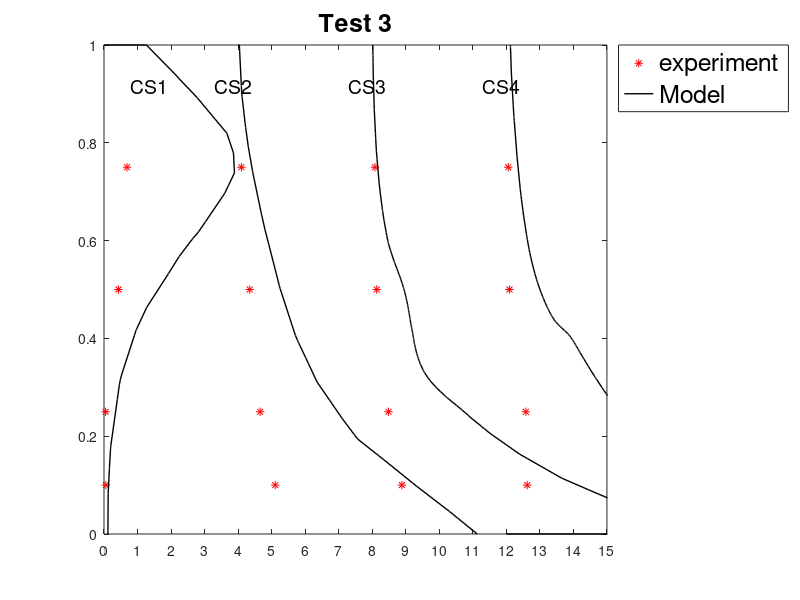

Write the MATLAB code that produced this figure. (Note: this script raises an error after producing the figure.)
% Load experimental data
data = csvread('Test3Q175C5000_norm.csv', 1, 0); % Skip the header row
y_D = data(:, 1);     %col 1
U_data = data(:,2:5); %col 2 to 5

% Load CFD data_1
dataCFD = csvread('CFDconc_Test3_Norm.csv', 1, 0); % Skip the header row
y_D_CFD = dataCFD(:, 1:4);     %col 1
U_data_CFD = dataCFD(:,5:8); %col 2 to 5

% Load CFD data_2
%dataCFD2 = csvread('CFDconc_Test3_Norm.csv', 1, 0); % Skip the header row
%y_D_CFD2 = dataCFD2(:, 1:4);     %col 1
%U_data_CFD2 = dataCFD2(:,5:8); %col 2 to 5

% Load CFD data_3
%dataCFD3 = csvread('CFDconc_Test3_Norm.csv', 1, 0); % Skip the header row
%y_D_CFD3 = dataCFD3(:, 1:4);     %col 1
%U_data_CFD3 = dataCFD3(:,5:8); %col 2 to 5

% Prepare and plot the data - each set offset with 0.4 from previous one

del_x=0;
xticklabels = [];
labelT = [0 1 2 3];
xticks=0:1:15; % set according to labelT e.g. 4*4-1

figure;
hold on;

for i = 1:4    %loop through columns i=1=col2, i=8=col9

    U     = U_data(:,i)+del_x;  %del_x = place to plot x value, space 4 from where next plot starts
    U_CFD = U_data_CFD(:,i)+del_x;  %del_x = place to plot x value, space 4 from where next plot starts
    y_D_CFD = dataCFD(:, i);

    %U_CFD2 = U_data_CFD2(:,i)+del_x;  %del_x = place to plot x value, space 4 from where next plot starts
    %y_D_CFD2 = dataCFD2(:, i);

    %U_CFD3 = U_data_CFD3(:,i)+del_x;  %del_x = place to plot x value, space 4 from where next plot starts
    %y_D_CFD3 = dataCFD3(:, i);
    
    del_x=del_x+4;        
    plot(U, y_D,'*','color','red');      %
    plot(U_CFD, y_D_CFD,'LineWidth',1,'color','black');      %

    %plot(U_CFD2, y_D_CFD2,'LineWidth',1,'color','green');      %
    %plot(U_CFD3, y_D_CFD3,'LineWidth',1,'color','purple');      %

    xticklabels=[xticklabels, labelT];  %makes tick marks on x-axis

end

xlim([0, 15]); % set according to xticks and lableT

box on;
title('Test 3','FontSize',18)
legend('experiment','Model','FontSize',18)
legend('Location','northeastoutside')

% Specify the x and y coordinates for the label CS1
label_x1 = 0.8; % Adjust the x-coordinate for the first label
label_y1 = 0.9; % Adjust the y-coordinate for the first label
text(label_x1, label_y1, 'CS1', 'HorizontalAlignment', 'left', 'VerticalAlignment', 'bottom','FontSize',14);

% Specify the x and y coordinates for the label CS2
label_x1 = 3.3; % Adjust the x-coordinate for the first label
label_y1 = 0.9; % Adjust the y-coordinate for the first label
text(label_x1, label_y1, 'CS2', 'HorizontalAlignment', 'left', 'VerticalAlignment', 'bottom','FontSize',14);

% Specify the x and y coordinates for the label CS3
label_x1 = 7.3; % Adjust the x-coordinate for the first label
label_y1 = 0.9; % Adjust the y-coordinate for the first label
text(label_x1, label_y1, 'CS3', 'HorizontalAlignment', 'left', 'VerticalAlignment', 'bottom','FontSize',14);

% Specify the x and y coordinates for the label CS4
label_x1 = 11.3; % Adjust the x-coordinate for the first label
label_y1 = 0.9; % Adjust the y-coordinate for the first label
text(label_x1, label_y1, 'CS4', 'HorizontalAlignment', 'left', 'VerticalAlignment', 'bottom','FontSize',14);

% Adjust x-axis ticks and labels

set(gcf,'color','w');   %plots background white
set(gca,'Xtick',xticks,'Xticklabels',xticklabels,'FontSize',18);

xlabel('C/Cref','FontSize',18);
ylabel('y/D','FontSize',18);



   

